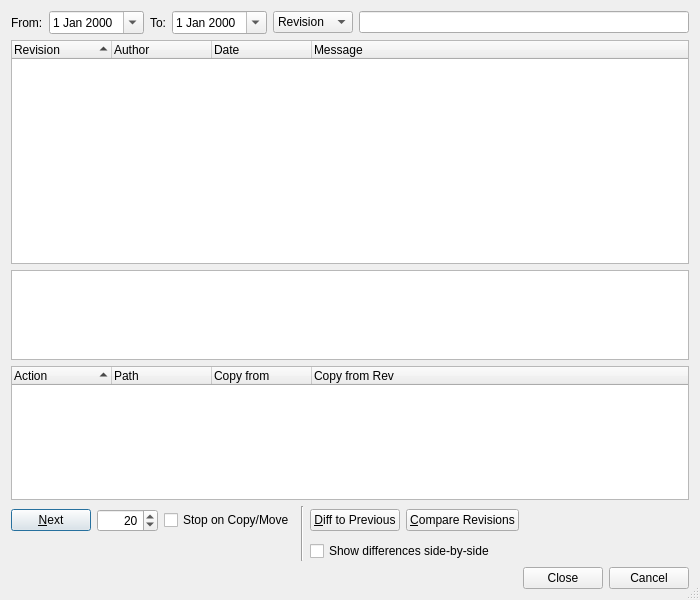
<?xml version="1.0" encoding="UTF-8"?>
<ui version="4.0">
 <class>SvnLogBrowserDialog</class>
 <widget class="QDialog" name="SvnLogBrowserDialog">
  <property name="geometry">
   <rect>
    <x>0</x>
    <y>0</y>
    <width>700</width>
    <height>600</height>
   </rect>
  </property>
  <property name="windowTitle">
   <string>Subversion Log</string>
  </property>
  <property name="sizeGripEnabled">
   <bool>true</bool>
  </property>
  <layout class="QVBoxLayout" name="verticalLayout">
   <item>
    <layout class="QHBoxLayout">
     <item>
      <widget class="QLabel" name="label">
       <property name="text">
        <string>From:</string>
       </property>
      </widget>
     </item>
     <item>
      <widget class="QDateEdit" name="fromDate">
       <property name="toolTip">
        <string>Enter the start date</string>
       </property>
       <property name="calendarPopup">
        <bool>true</bool>
       </property>
      </widget>
     </item>
     <item>
      <widget class="QLabel" name="label_2">
       <property name="text">
        <string>To:</string>
       </property>
      </widget>
     </item>
     <item>
      <widget class="QDateEdit" name="toDate">
       <property name="toolTip">
        <string>Enter the end date</string>
       </property>
       <property name="calendarPopup">
        <bool>true</bool>
       </property>
      </widget>
     </item>
     <item>
      <widget class="QComboBox" name="fieldCombo">
       <property name="toolTip">
        <string>Select the field to filter on</string>
       </property>
       <item>
        <property name="text">
         <string>Revision</string>
        </property>
       </item>
       <item>
        <property name="text">
         <string>Author</string>
        </property>
       </item>
       <item>
        <property name="text">
         <string>Message</string>
        </property>
       </item>
      </widget>
     </item>
     <item>
      <widget class="E5ClearableLineEdit" name="rxEdit">
       <property name="toolTip">
        <string>Enter the regular expression to filter on</string>
       </property>
      </widget>
     </item>
    </layout>
   </item>
   <item>
    <widget class="QTreeWidget" name="logTree">
     <property name="sizePolicy">
      <sizepolicy hsizetype="Expanding" vsizetype="Expanding">
       <horstretch>0</horstretch>
       <verstretch>5</verstretch>
      </sizepolicy>
     </property>
     <property name="alternatingRowColors">
      <bool>true</bool>
     </property>
     <property name="selectionMode">
      <enum>QAbstractItemView::ExtendedSelection</enum>
     </property>
     <property name="rootIsDecorated">
      <bool>false</bool>
     </property>
     <property name="itemsExpandable">
      <bool>false</bool>
     </property>
     <property name="sortingEnabled">
      <bool>true</bool>
     </property>
     <property name="allColumnsShowFocus">
      <bool>true</bool>
     </property>
     <column>
      <property name="text">
       <string>Revision</string>
      </property>
     </column>
     <column>
      <property name="text">
       <string>Author</string>
      </property>
     </column>
     <column>
      <property name="text">
       <string>Date</string>
      </property>
     </column>
     <column>
      <property name="text">
       <string>Message</string>
      </property>
     </column>
    </widget>
   </item>
   <item>
    <widget class="QTextEdit" name="messageEdit">
     <property name="sizePolicy">
      <sizepolicy hsizetype="Expanding" vsizetype="Expanding">
       <horstretch>0</horstretch>
       <verstretch>2</verstretch>
      </sizepolicy>
     </property>
     <property name="readOnly">
      <bool>true</bool>
     </property>
    </widget>
   </item>
   <item>
    <widget class="QTreeWidget" name="filesTree">
     <property name="sizePolicy">
      <sizepolicy hsizetype="Expanding" vsizetype="Expanding">
       <horstretch>0</horstretch>
       <verstretch>3</verstretch>
      </sizepolicy>
     </property>
     <property name="alternatingRowColors">
      <bool>true</bool>
     </property>
     <property name="rootIsDecorated">
      <bool>false</bool>
     </property>
     <property name="itemsExpandable">
      <bool>false</bool>
     </property>
     <property name="sortingEnabled">
      <bool>true</bool>
     </property>
     <property name="allColumnsShowFocus">
      <bool>true</bool>
     </property>
     <column>
      <property name="text">
       <string>Action</string>
      </property>
     </column>
     <column>
      <property name="text">
       <string>Path</string>
      </property>
     </column>
     <column>
      <property name="text">
       <string>Copy from</string>
      </property>
     </column>
     <column>
      <property name="text">
       <string>Copy from Rev</string>
      </property>
     </column>
    </widget>
   </item>
   <item>
    <layout class="QGridLayout" name="gridLayout">
     <item row="0" column="0">
      <widget class="QPushButton" name="nextButton">
       <property name="toolTip">
        <string>Press to get the next bunch of log entries</string>
       </property>
       <property name="text">
        <string>&amp;Next</string>
       </property>
      </widget>
     </item>
     <item row="0" column="1">
      <widget class="QSpinBox" name="limitSpinBox">
       <property name="toolTip">
        <string>Enter the limit of entries to fetch</string>
       </property>
       <property name="alignment">
        <set>Qt::AlignRight|Qt::AlignTrailing|Qt::AlignVCenter</set>
       </property>
       <property name="minimum">
        <number>1</number>
       </property>
       <property name="maximum">
        <number>10000</number>
       </property>
       <property name="value">
        <number>20</number>
       </property>
      </widget>
     </item>
     <item row="0" column="2">
      <widget class="QCheckBox" name="stopCheckBox">
       <property name="toolTip">
        <string>Select to stop listing log messages at a copy or move</string>
       </property>
       <property name="text">
        <string>Stop on Copy/Move</string>
       </property>
      </widget>
     </item>
     <item row="0" column="3" rowspan="2">
      <widget class="Line" name="line">
       <property name="orientation">
        <enum>Qt::Vertical</enum>
       </property>
      </widget>
     </item>
     <item row="0" column="4">
      <widget class="QPushButton" name="diffPreviousButton">
       <property name="toolTip">
        <string>Press to generate a diff to the previous revision</string>
       </property>
       <property name="text">
        <string>&amp;Diff to Previous</string>
       </property>
      </widget>
     </item>
     <item row="0" column="5">
      <widget class="QPushButton" name="diffRevisionsButton">
       <property name="toolTip">
        <string>Press to compare two revisions</string>
       </property>
       <property name="text">
        <string>&amp;Compare Revisions</string>
       </property>
      </widget>
     </item>
     <item row="0" column="6">
      <spacer>
       <property name="orientation">
        <enum>Qt::Horizontal</enum>
       </property>
       <property name="sizeHint" stdset="0">
        <size>
         <width>38</width>
         <height>29</height>
        </size>
       </property>
      </spacer>
     </item>
     <item row="1" column="4" colspan="3">
      <widget class="QCheckBox" name="sbsCheckBox">
       <property name="toolTip">
        <string>Select to show differences side-by-side</string>
       </property>
       <property name="text">
        <string>Show differences side-by-side</string>
       </property>
      </widget>
     </item>
    </layout>
   </item>
   <item>
    <widget class="QDialogButtonBox" name="buttonBox">
     <property name="orientation">
      <enum>Qt::Horizontal</enum>
     </property>
     <property name="standardButtons">
      <set>QDialogButtonBox::Cancel|QDialogButtonBox::Close</set>
     </property>
    </widget>
   </item>
  </layout>
 </widget>
 <customwidgets>
  <customwidget>
   <class>E5ClearableLineEdit</class>
   <extends>QLineEdit</extends>
   <header>E5Gui/E5LineEdit.h</header>
  </customwidget>
 </customwidgets>
 <tabstops>
  <tabstop>fromDate</tabstop>
  <tabstop>toDate</tabstop>
  <tabstop>fieldCombo</tabstop>
  <tabstop>rxEdit</tabstop>
  <tabstop>logTree</tabstop>
  <tabstop>messageEdit</tabstop>
  <tabstop>filesTree</tabstop>
  <tabstop>nextButton</tabstop>
  <tabstop>limitSpinBox</tabstop>
  <tabstop>stopCheckBox</tabstop>
  <tabstop>diffPreviousButton</tabstop>
  <tabstop>diffRevisionsButton</tabstop>
  <tabstop>sbsCheckBox</tabstop>
  <tabstop>buttonBox</tabstop>
 </tabstops>
 <resources/>
 <connections/>
</ui>
